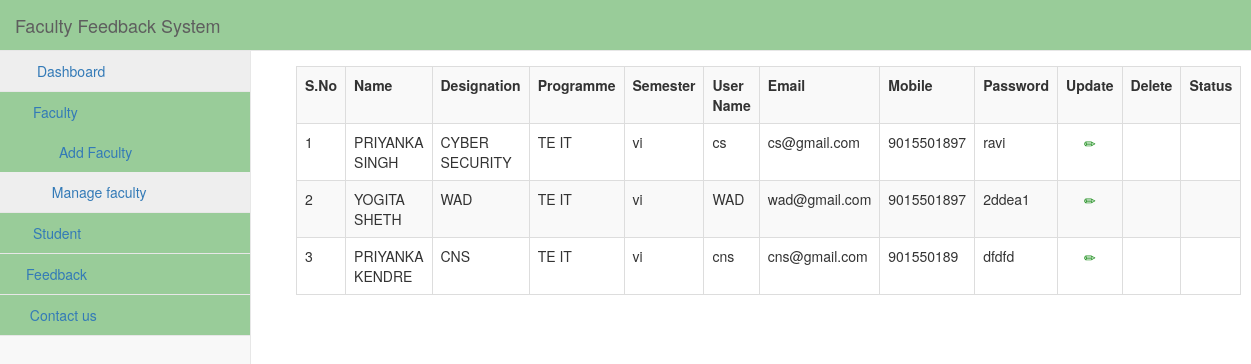
The app's page /admin/dashboard.php?info=show_faculty (signed in) with its own data.
### tables this page shows
CREATE TABLE `faculty` (
  `id` int(11) NOT NULL,
  `user_alias` varchar(30) NOT NULL,
  `Name` varchar(30) NOT NULL,
  `designation` varchar(100) NOT NULL,
  `programme` varchar(50) NOT NULL,
  `semester` varchar(10) NOT NULL,
  `email` varchar(255) NOT NULL,
  `password` varchar(75) NOT NULL,
  `mobile` bigint(20) NOT NULL,
  `date` datetime NOT NULL,
  `status` int(11) NOT NULL
);

### admin/show_faculty.php (the view, shortened to what this page needs)
<?php
	echo "<table class='table table-responsive table-bordered table-striped table-hover' style=margin:15px;>";
	echo "<tr>";
	echo "<th>S.No</th>";
	echo "<th>Name</th>";
	echo "<th>Designation</th>";
	echo "<th>Programme</th>";
	echo "<th>Semester</th>";
	echo "<th>User Name</th>";
	echo "<th>Email</th>";
	echo "<th>Mobile</th>";
	echo "<th>Password</th>";
	echo "<th>Update</th>";
	echo "<th>Delete</th>";
	echo "<th>Status</th>";
	echo "</tr>";
	$i=1;
	$que=mysqli_query($conn,"select * from faculty");
	while($row=mysqli_fetch_array($que))
	{
		echo "<tr>";
		echo "<td>".$i."</td>";
		echo "<td>".$row['Name']."</td>";
		echo "<td>".$row['designation']."</td>";
		echo "<td>".$row['programme']."</td>";
		echo "<td>".$row['semester']."</td>";
		echo "<td>".$row['user_alias']."</td>";
		echo "<td>".$row['email']."</td>";
		echo "<td>".$row['mobile']."</td>";
		echo "<td>".$row['password']."</td>";
		echo "<td class='text-center'><a href='dashboard.php?id=$row[id]&info=edit_faculty'><span class='glyphicon glyphicon-pencil'style=color:green;></span></a></td>";
		echo "<td class='text-center'><a href='#' onclick='deletes($row[id])'><span class='glyphicon glyphicon-remove' style=color:red;></span></a></td>";
		if($row['status'])
		{
		echo "<td><a href='update_status.php?user_id=".$row['id']."&status=".$row['status']."'><span class='glyphicon glyphicon-user' style=color:red;></span></a></td>";
		}
		else
		{
		echo "<td><a href='update_status.php?user_id=".$row['id']."&status=".$row['status']."'><span class='glyphicon glyphicon-user' style=color:green;></span></a></td>";
		}
		echo "</tr>";
		$i++;
	}
?>

### admin/dashboard.php (shortened to what this page needs)
<!DOCTYPE html>
<html lang="en">
<head>
    <link href="../css/bootstrap.min.css" rel="stylesheet">
    <link href="../css/metisMenu.min.css" rel="stylesheet">
    <link href="../css/sb-admin-2.css" rel="stylesheet">
    <link href="../css/font-awesome.min.css" rel="stylesheet" type="text/css">
</head>
<body>
    <div id="wrapper">
        <nav class="navbar navbar-default navbar-static-top" role="navigation" style="margin-bottom: 0">
            <div class="navbar-header">
                <a class="navbar-brand" href="dashboard.php">Faculty Feedback System</a>
            </div>
            <ul class="nav navbar-top-links navbar-right">
                <li class="dropdown">
                    <a class="dropdown-toggle" data-toggle="dropdown" href="#">
                        <i class="fa fa-user fa-fw"></i>  <i class="fa fa-caret-down"></i>
                    </a>
                </li>
            </ul>
            <div class="navbar-default sidebar" role="navigation">
                <div class="sidebar-nav navbar-collapse">
                    <ul class="nav" id="side-menu">
                        <li>
                            <a href="dashboard.php"><i class="fa fa-dashboard fa-fw"></i> Dashboard</a>
                        </li>
						<li>
                            <a href="#"><i class="fa fa-user fa-fw"></i>Faculty<span class="fa arrow"></span></a>
                            <ul class="nav nav-second-level">
                                <li>
                                    <a href="dashboard.php?info=add_faculty"><i class="fa fa-plus fa-fw"></i> Add Faculty</a>
                                </li>
								 <li>
                                    <a href="dashboard.php?info=show_faculty"><i class="fa fa-eye"></i> Manage faculty</a>
                                </li>
							</ul>
                        </li>
						<li>
                            <a href="#"><i class="fa fa-user fa-fw"></i>Student<span class="fa arrow"></span></a>
                        </li>
		<li>
         <a href="#"><i class="fa fa-user fa-book"></i>Feedback<span class="fa arrow"></span></a>
                        </li>
		<li>
			<a href="dashboard.php?info=contact"><i class="fa fa-eye"></i> Contact us</a>
		</li>
                    </ul>
                </div>
            </div>
        </nav>
        <div id="page-wrapper">
            <div class="row">
                <div class="col-lg-12">
                	<?php
								@$info=$_GET['info'];
								if($info!="")
								{
									if($info=="add_faculty")
										{
											include('add_faculty.php');
										}
									elseif($info=="show_faculty")
										{
											include('show_faculty.php');
										}
									elseif($info=="edit_faculty")
										{
											include('edit_faculty.php');
										}
									elseif($info=="display_student")
										{
											include('display_student.php');
										}
									elseif($info=="contact")
										{
											include('contact.php');
										}
									elseif($info=="feedback")
										{
											include('feedback.php');
										}
										elseif($info=="feedback_average")
										{
											include('feedback_average.php');
										}
										else if($info=="update_password")
										{
										include('update_password.php');
										}
								}
								else
								{
								include('dashboard_home.php');
								}
							?>
				</div>
            </div>
        </div>
    </div>
</body>
</html>

### css/sb-admin-2.css (style rules this page uses)
body { background-color: #f8f8f8; }
#wrapper { width: 100%; }
#page-wrapper { padding: 0 15px; min-height: 568px; background-color: #fff; }
@media (min-width:768px) { #page-wrapper { position: inherit; margin: 0 0 0 250px; padding: 0 30px; border-left: 1px solid #e7e7e7; } }
.navbar-top-links { margin-right: 0; }
.navbar-top-links li { display: inline-block; }
.navbar-top-links li:last-child { margin-right: 15px; }
.navbar-top-links li a { padding: 15px; min-height: 50px; }
.sidebar .sidebar-nav.navbar-collapse { padding-right: 0; padding-left: 0; }
.sidebar ul li { border-bottom: 1px solid #e7e7e7; }
.sidebar ul li a.active { background-color: #eee; }
.sidebar .arrow { float: right; }
.sidebar .fa.arrow:before { content: "\f104"; }
.sidebar .active>a>.fa.arrow:before { content: "\f107"; }
.sidebar .nav-second-level li, .sidebar .nav-third-level li { border-bottom: 0!important; }
.sidebar .nav-second-level li a { padding-left: 37px; }
@media (min-width:768px) { .sidebar { z-index: 1; position: absolute; width: 250px; margin-top: 51px; } }

### records on screen
faculty: Name "PRIYANKA SINGH", designation "CYBER SECURITY", programme "TE IT", semester "vi", user_alias "cs", email "cs@gmail.com", mobile "9015501897", password "ravi"
faculty: Name "YOGITA SHETH", designation "WAD", programme "TE IT", semester "vi", user_alias "WAD", email "wad@gmail.com", mobile "9015501897", password "2ddea1"
faculty: Name "PRIYANKA KENDRE", designation "CNS", programme "TE IT", semester "vi", user_alias "cns", email "cns@gmail.com", mobile "901550189", password "dfdfd"
